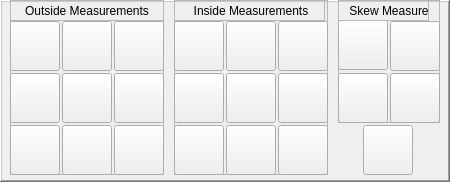
    <widget class="QFrame" name="frame_measured_values">
     <property name="geometry">
      <rect>
       <x>0</x>
       <y>0</y>
       <width>450</width>
       <height>182</height>
      </rect>
     </property>
     <property name="frameShape">
      <enum>QFrame::WinPanel</enum>
     </property>
     <property name="frameShadow">
      <enum>QFrame::Raised</enum>
     </property>
     <widget class="QFrame" name="frame_outside_measure">
      <property name="geometry">
       <rect>
        <x>10</x>
        <y>0</y>
        <width>154</width>
        <height>175</height>
       </rect>
      </property>
      <property name="frameShape">
       <enum>QFrame::StyledPanel</enum>
      </property>
      <property name="frameShadow">
       <enum>QFrame::Raised</enum>
      </property>
      <widget class="PushButton" name="pbtn_outside_xpyp">
       <property name="geometry">
        <rect>
         <x>0</x>
         <y>125</y>
         <width>50</width>
         <height>50</height>
        </rect>
       </property>
       <property name="text">
        <string/>
       </property>
       <property name="icon">
        <iconset>
         <normaloff>x1Probe_icons/outside_7.png</normaloff>x1Probe_icons/outside_7.png</iconset>
       </property>
       <property name="iconSize">
        <size>
         <width>48</width>
         <height>48</height>
        </size>
       </property>
       <property name="checkable">
        <bool>false</bool>
       </property>
       <property name="checked">
        <bool>false</bool>
       </property>
       <property name="indicator_option" stdset="0">
        <bool>false</bool>
       </property>
      </widget>
      <widget class="PushButton" name="pbtn_outside_xpym">
       <property name="geometry">
        <rect>
         <x>0</x>
         <y>21</y>
         <width>50</width>
         <height>50</height>
        </rect>
       </property>
       <property name="text">
        <string/>
       </property>
       <property name="icon">
        <iconset>
         <normaloff>x1Probe_icons/outside_1.png</normaloff>x1Probe_icons/outside_1.png</iconset>
       </property>
       <property name="iconSize">
        <size>
         <width>48</width>
         <height>48</height>
        </size>
       </property>
       <property name="checkable">
        <bool>false</bool>
       </property>
       <property name="checked">
        <bool>false</bool>
       </property>
       <property name="indicator_option" stdset="0">
        <bool>false</bool>
       </property>
      </widget>
      <widget class="PushButton" name="pbtn_outside_xp">
       <property name="geometry">
        <rect>
         <x>0</x>
         <y>73</y>
         <width>50</width>
         <height>50</height>
        </rect>
       </property>
       <property name="text">
        <string/>
       </property>
       <property name="icon">
        <iconset>
         <normaloff>x1Probe_icons/outside_4.png</normaloff>x1Probe_icons/outside_4.png</iconset>
       </property>
       <property name="iconSize">
        <size>
         <width>48</width>
         <height>48</height>
        </size>
       </property>
       <property name="checkable">
        <bool>false</bool>
       </property>
       <property name="checked">
        <bool>false</bool>
       </property>
       <property name="indicator_option" stdset="0">
        <bool>false</bool>
       </property>
      </widget>
      <widget class="PushButton" name="pbtn_outside_yp">
       <property name="geometry">
        <rect>
         <x>52</x>
         <y>125</y>
         <width>50</width>
         <height>50</height>
        </rect>
       </property>
       <property name="text">
        <string/>
       </property>
       <property name="icon">
        <iconset>
         <normaloff>x1Probe_icons/outside_8.png</normaloff>x1Probe_icons/outside_8.png</iconset>
       </property>
       <property name="iconSize">
        <size>
         <width>48</width>
         <height>48</height>
        </size>
       </property>
       <property name="checkable">
        <bool>false</bool>
       </property>
       <property name="checked">
        <bool>false</bool>
       </property>
       <property name="indicator_option" stdset="0">
        <bool>false</bool>
       </property>
      </widget>
      <widget class="PushButton" name="pbtn_outside_ym">
       <property name="geometry">
        <rect>
         <x>52</x>
         <y>21</y>
         <width>50</width>
         <height>50</height>
        </rect>
       </property>
       <property name="text">
        <string/>
       </property>
       <property name="icon">
        <iconset>
         <normaloff>x1Probe_icons/outside_2.png</normaloff>x1Probe_icons/outside_2.png</iconset>
       </property>
       <property name="iconSize">
        <size>
         <width>48</width>
         <height>48</height>
        </size>
       </property>
       <property name="checkable">
        <bool>false</bool>
       </property>
       <property name="checked">
        <bool>false</bool>
       </property>
       <property name="indicator_option" stdset="0">
        <bool>false</bool>
       </property>
      </widget>
      <widget class="PushButton" name="pbtn_outside_center">
       <property name="geometry">
        <rect>
         <x>52</x>
         <y>73</y>
         <width>50</width>
         <height>50</height>
        </rect>
       </property>
       <property name="font">
        <font>
         <pointsize>8</pointsize>
        </font>
       </property>
       <property name="text">
        <string/>
       </property>
       <property name="icon">
        <iconset>
         <normaloff>x1Probe_icons/outside_5.png</normaloff>x1Probe_icons/outside_5.png</iconset>
       </property>
       <property name="iconSize">
        <size>
         <width>48</width>
         <height>48</height>
        </size>
       </property>
       <property name="checkable">
        <bool>false</bool>
       </property>
       <property name="checked">
        <bool>false</bool>
       </property>
       <property name="indicator_option" stdset="0">
        <bool>false</bool>
       </property>
      </widget>
      <widget class="PushButton" name="pbtn_outside_xmyp">
       <property name="geometry">
        <rect>
         <x>104</x>
         <y>125</y>
         <width>50</width>
         <height>50</height>
        </rect>
       </property>
       <property name="text">
        <string/>
       </property>
       <property name="icon">
        <iconset>
         <normaloff>x1Probe_icons/outside_9.png</normaloff>x1Probe_icons/outside_9.png</iconset>
       </property>
       <property name="iconSize">
        <size>
         <width>48</width>
         <height>48</height>
        </size>
       </property>
       <property name="checkable">
        <bool>false</bool>
       </property>
       <property name="checked">
        <bool>false</bool>
       </property>
       <property name="indicator_option" stdset="0">
        <bool>false</bool>
       </property>
      </widget>
      <widget class="PushButton" name="pbtn_outside_xmym">
       <property name="geometry">
        <rect>
         <x>104</x>
         <y>21</y>
         <width>50</width>
         <height>50</height>
        </rect>
       </property>
       <property name="text">
        <string/>
       </property>
       <property name="icon">
        <iconset>
         <normaloff>x1Probe_icons/outside_3.png</normaloff>x1Probe_icons/outside_3.png</iconset>
       </property>
       <property name="iconSize">
        <size>
         <width>48</width>
         <height>48</height>
        </size>
       </property>
       <property name="checkable">
        <bool>false</bool>
       </property>
       <property name="checked">
        <bool>false</bool>
       </property>
       <property name="indicator_option" stdset="0">
        <bool>false</bool>
       </property>
      </widget>
      <widget class="PushButton" name="pbtn_outside_xm">
       <property name="geometry">
        <rect>
         <x>104</x>
         <y>73</y>
         <width>50</width>
         <height>50</height>
        </rect>
       </property>
       <property name="text">
        <string/>
       </property>
       <property name="icon">
        <iconset>
         <normaloff>x1Probe_icons/outside_6.png</normaloff>x1Probe_icons/outside_6.png</iconset>
       </property>
       <property name="iconSize">
        <size>
         <width>48</width>
         <height>48</height>
        </size>
       </property>
       <property name="checkable">
        <bool>false</bool>
       </property>
       <property name="checked">
        <bool>false</bool>
       </property>
       <property name="indicator_option" stdset="0">
        <bool>false</bool>
       </property>
      </widget>
      <widget class="QFrame" name="frame_outside_label">
       <property name="geometry">
        <rect>
         <x>0</x>
         <y>0</y>
         <width>154</width>
         <height>21</height>
        </rect>
       </property>
       <property name="frameShape">
        <enum>QFrame::StyledPanel</enum>
       </property>
       <property name="frameShadow">
        <enum>QFrame::Raised</enum>
       </property>
       <widget class="QLabel" name="label_outside_measure">
        <property name="geometry">
         <rect>
          <x>0</x>
          <y>0</y>
          <width>154</width>
          <height>21</height>
         </rect>
        </property>
        <property name="text">
         <string>Outside Measurements</string>
        </property>
        <property name="alignment">
         <set>Qt::AlignCenter</set>
        </property>
       </widget>
      </widget>
     </widget>
     <widget class="QFrame" name="frame_skewed">
      <property name="geometry">
       <rect>
        <x>338</x>
        <y>0</y>
        <width>102</width>
        <height>123</height>
       </rect>
      </property>
      <property name="frameShape">
       <enum>QFrame::StyledPanel</enum>
      </property>
      <property name="frameShadow">
       <enum>QFrame::Raised</enum>
      </property>
      <widget class="PushButton" name="pbtn_skew_xp">
       <property name="geometry">
        <rect>
         <x>0</x>
         <y>20</y>
         <width>50</width>
         <height>50</height>
        </rect>
       </property>
       <property name="text">
        <string/>
       </property>
       <property name="icon">
        <iconset>
         <normaloff>x1Probe_icons/skew_1.png</normaloff>x1Probe_icons/skew_1.png</iconset>
       </property>
       <property name="iconSize">
        <size>
         <width>48</width>
         <height>48</height>
        </size>
       </property>
       <property name="checkable">
        <bool>false</bool>
       </property>
       <property name="checked">
        <bool>false</bool>
       </property>
       <property name="indicator_option" stdset="0">
        <bool>false</bool>
       </property>
      </widget>
      <widget class="PushButton" name="pbtn_skew_yp">
       <property name="geometry">
        <rect>
         <x>0</x>
         <y>73</y>
         <width>50</width>
         <height>50</height>
        </rect>
       </property>
       <property name="text">
        <string/>
       </property>
       <property name="icon">
        <iconset>
         <normaloff>x1Probe_icons/skew_3.png</normaloff>x1Probe_icons/skew_3.png</iconset>
       </property>
       <property name="iconSize">
        <size>
         <width>48</width>
         <height>48</height>
        </size>
       </property>
       <property name="checkable">
        <bool>false</bool>
       </property>
       <property name="checked">
        <bool>false</bool>
       </property>
       <property name="indicator_option" stdset="0">
        <bool>false</bool>
       </property>
      </widget>
      <widget class="PushButton" name="pbtn_skew_ym">
       <property name="geometry">
        <rect>
         <x>52</x>
         <y>21</y>
         <width>50</width>
         <height>50</height>
        </rect>
       </property>
       <property name="text">
        <string/>
       </property>
       <property name="icon">
        <iconset>
         <normaloff>x1Probe_icons/skew_2.png</normaloff>x1Probe_icons/skew_2.png</iconset>
       </property>
       <property name="iconSize">
        <size>
         <width>48</width>
         <height>48</height>
        </size>
       </property>
       <property name="checkable">
        <bool>false</bool>
       </property>
       <property name="checked">
        <bool>false</bool>
       </property>
       <property name="indicator_option" stdset="0">
        <bool>false</bool>
       </property>
      </widget>
      <widget class="PushButton" name="pbtn_skew_xm">
       <property name="geometry">
        <rect>
         <x>52</x>
         <y>73</y>
         <width>50</width>
         <height>50</height>
        </rect>
       </property>
       <property name="text">
        <string/>
       </property>
       <property name="icon">
        <iconset>
         <normaloff>x1Probe_icons/skew_4-.png</normaloff>x1Probe_icons/skew_4-.png</iconset>
       </property>
       <property name="iconSize">
        <size>
         <width>48</width>
         <height>48</height>
        </size>
       </property>
       <property name="checkable">
        <bool>false</bool>
       </property>
       <property name="checked">
        <bool>false</bool>
       </property>
       <property name="indicator_option" stdset="0">
        <bool>false</bool>
       </property>
      </widget>
      <widget class="QFrame" name="frame_skewed_label">
       <property name="geometry">
        <rect>
         <x>0</x>
         <y>0</y>
         <width>91</width>
         <height>21</height>
        </rect>
       </property>
       <property name="frameShape">
        <enum>QFrame::StyledPanel</enum>
       </property>
       <property name="frameShadow">
        <enum>QFrame::Raised</enum>
       </property>
       <widget class="QLabel" name="label_skewed_label">
        <property name="geometry">
         <rect>
          <x>0</x>
          <y>0</y>
          <width>102</width>
          <height>21</height>
         </rect>
        </property>
        <property name="text">
         <string>Skew Measure</string>
        </property>
        <property name="alignment">
         <set>Qt::AlignCenter</set>
        </property>
       </widget>
      </widget>
     </widget>
     <widget class="QFrame" name="frame_inside_measure">
      <property name="geometry">
       <rect>
        <x>174</x>
        <y>0</y>
        <width>154</width>
        <height>175</height>
       </rect>
      </property>
      <property name="frameShape">
       <enum>QFrame::StyledPanel</enum>
      </property>
      <property name="frameShadow">
       <enum>QFrame::Raised</enum>
      </property>
      <widget class="PushButton" name="pbtn_inside_xmym">
       <property name="geometry">
        <rect>
         <x>0</x>
         <y>125</y>
         <width>50</width>
         <height>50</height>
        </rect>
       </property>
       <property name="text">
        <string/>
       </property>
       <property name="icon">
        <iconset>
         <normaloff>x1Probe_icons/inside_7.png</normaloff>x1Probe_icons/inside_7.png</iconset>
       </property>
       <property name="iconSize">
        <size>
         <width>48</width>
         <height>48</height>
        </size>
       </property>
       <property name="checkable">
        <bool>false</bool>
       </property>
       <property name="checked">
        <bool>false</bool>
       </property>
       <property name="indicator_option" stdset="0">
        <bool>false</bool>
       </property>
      </widget>
      <widget class="PushButton" name="pbtn_inside_xmyp">
       <property name="geometry">
        <rect>
         <x>0</x>
         <y>21</y>
         <width>50</width>
         <height>50</height>
        </rect>
       </property>
       <property name="text">
        <string/>
       </property>
       <property name="icon">
        <iconset>
         <normaloff>x1Probe_icons/inside_1.png</normaloff>x1Probe_icons/inside_1.png</iconset>
       </property>
       <property name="iconSize">
        <size>
         <width>48</width>
         <height>48</height>
        </size>
       </property>
       <property name="checkable">
        <bool>false</bool>
       </property>
       <property name="checked">
        <bool>false</bool>
       </property>
       <property name="indicator_option" stdset="0">
        <bool>false</bool>
       </property>
      </widget>
      <widget class="PushButton" name="pbtn_inside_xm">
       <property name="geometry">
        <rect>
         <x>0</x>
         <y>73</y>
         <width>50</width>
         <height>50</height>
        </rect>
       </property>
       <property name="text">
        <string/>
       </property>
       <property name="icon">
        <iconset>
         <normaloff>x1Probe_icons/inside_4-.png</normaloff>x1Probe_icons/inside_4-.png</iconset>
       </property>
       <property name="iconSize">
        <size>
         <width>48</width>
         <height>48</height>
        </size>
       </property>
       <property name="checkable">
        <bool>false</bool>
       </property>
       <property name="checked">
        <bool>false</bool>
       </property>
       <property name="indicator_option" stdset="0">
        <bool>false</bool>
       </property>
      </widget>
      <widget class="PushButton" name="pbtn_inside_ym">
       <property name="geometry">
        <rect>
         <x>52</x>
         <y>125</y>
         <width>50</width>
         <height>50</height>
        </rect>
       </property>
       <property name="text">
        <string/>
       </property>
       <property name="icon">
        <iconset>
         <normaloff>x1Probe_icons/inside_8.png</normaloff>x1Probe_icons/inside_8.png</iconset>
       </property>
       <property name="iconSize">
        <size>
         <width>48</width>
         <height>48</height>
        </size>
       </property>
       <property name="checkable">
        <bool>false</bool>
       </property>
       <property name="checked">
        <bool>false</bool>
       </property>
       <property name="indicator_option" stdset="0">
        <bool>false</bool>
       </property>
      </widget>
      <widget class="PushButton" name="pbtn_inside_yp">
       <property name="geometry">
        <rect>
         <x>52</x>
         <y>21</y>
         <width>50</width>
         <height>50</height>
        </rect>
       </property>
       <property name="text">
        <string/>
       </property>
       <property name="icon">
        <iconset>
         <normaloff>x1Probe_icons/inside_2.png</normaloff>x1Probe_icons/inside_2.png</iconset>
       </property>
       <property name="iconSize">
        <size>
         <width>48</width>
         <height>48</height>
        </size>
       </property>
       <property name="checkable">
        <bool>false</bool>
       </property>
       <property name="checked">
        <bool>false</bool>
       </property>
       <property name="indicator_option" stdset="0">
        <bool>false</bool>
       </property>
      </widget>
      <widget class="PushButton" name="pbtn_inside_xy_hole">
       <property name="geometry">
        <rect>
         <x>52</x>
         <y>73</y>
         <width>50</width>
         <height>50</height>
        </rect>
       </property>
       <property name="font">
        <font>
         <pointsize>8</pointsize>
        </font>
       </property>
       <property name="text">
        <string/>
       </property>
       <property name="icon">
        <iconset>
         <normaloff>x1Probe_icons/inside_5.png</normaloff>x1Probe_icons/inside_5.png</iconset>
       </property>
       <property name="iconSize">
        <size>
         <width>48</width>
         <height>48</height>
        </size>
       </property>
       <property name="checkable">
        <bool>false</bool>
       </property>
       <property name="checked">
        <bool>false</bool>
       </property>
       <property name="indicator_option" stdset="0">
        <bool>false</bool>
       </property>
      </widget>
      <widget class="PushButton" name="pbtn_inside_xpym">
       <property name="geometry">
        <rect>
         <x>104</x>
         <y>125</y>
         <width>50</width>
         <height>50</height>
        </rect>
       </property>
       <property name="text">
        <string/>
       </property>
       <property name="icon">
        <iconset>
         <normaloff>x1Probe_icons/inside_9.png</normaloff>x1Probe_icons/inside_9.png</iconset>
       </property>
       <property name="iconSize">
        <size>
         <width>48</width>
         <height>48</height>
        </size>
       </property>
       <property name="checkable">
        <bool>false</bool>
       </property>
       <property name="checked">
        <bool>false</bool>
       </property>
       <property name="indicator_option" stdset="0">
        <bool>false</bool>
       </property>
      </widget>
      <widget class="PushButton" name="pbtn_inside_xpyp">
       <property name="geometry">
        <rect>
         <x>104</x>
         <y>21</y>
         <width>50</width>
         <height>50</height>
        </rect>
       </property>
       <property name="text">
        <string/>
       </property>
       <property name="icon">
        <iconset>
         <normaloff>x1Probe_icons/inside_3.png</normaloff>x1Probe_icons/inside_3.png</iconset>
       </property>
       <property name="iconSize">
        <size>
         <width>48</width>
         <height>48</height>
        </size>
       </property>
       <property name="checkable">
        <bool>false</bool>
       </property>
       <property name="checked">
        <bool>false</bool>
       </property>
       <property name="indicator_option" stdset="0">
        <bool>false</bool>
       </property>
      </widget>
      <widget class="PushButton" name="pbtn_inside_xp">
       <property name="geometry">
        <rect>
         <x>104</x>
         <y>73</y>
         <width>50</width>
         <height>50</height>
        </rect>
       </property>
       <property name="text">
        <string/>
       </property>
       <property name="icon">
        <iconset>
         <normaloff>x1Probe_icons/inside_6.png</normaloff>x1Probe_icons/inside_6.png</iconset>
       </property>
       <property name="iconSize">
        <size>
         <width>48</width>
         <height>48</height>
        </size>
       </property>
       <property name="checkable">
        <bool>false</bool>
       </property>
       <property name="checked">
        <bool>false</bool>
       </property>
       <property name="indicator_option" stdset="0">
        <bool>false</bool>
       </property>
      </widget>
      <widget class="QFrame" name="frame_inside_label">
       <property name="geometry">
        <rect>
         <x>0</x>
         <y>0</y>
         <width>151</width>
         <height>21</height>
        </rect>
       </property>
       <property name="frameShape">
        <enum>QFrame::StyledPanel</enum>
       </property>
       <property name="frameShadow">
        <enum>QFrame::Raised</enum>
       </property>
       <widget class="QLabel" name="label_inside_measure">
        <property name="geometry">
         <rect>
          <x>0</x>
          <y>0</y>
          <width>154</width>
          <height>21</height>
         </rect>
        </property>
        <property name="text">
         <string>Inside Measurements</string>
        </property>
        <property name="alignment">
         <set>Qt::AlignCenter</set>
        </property>
       </widget>
      </widget>
     </widget>
     <widget class="PushButton" name="pbtn_down">
      <property name="geometry">
       <rect>
        <x>363</x>
        <y>125</y>
        <width>50</width>
        <height>50</height>
       </rect>
      </property>
      <property name="text">
       <string/>
      </property>
      <property name="icon">
       <iconset>
        <normaloff>x1Probe_icons/down.png</normaloff>x1Probe_icons/down.png</iconset>
      </property>
      <property name="iconSize">
       <size>
        <width>48</width>
        <height>48</height>
       </size>
      </property>
      <property name="checkable">
       <bool>false</bool>
      </property>
      <property name="checked">
       <bool>false</bool>
      </property>
      <property name="indicator_option" stdset="0">
       <bool>false</bool>
      </property>
     </widget>
    </widget>
